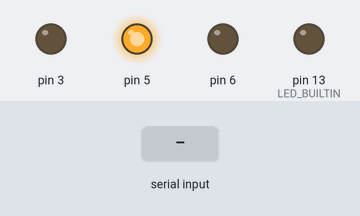
The sketch below on a simulated Arduino Uno, built with avr-gcc and run on an emulated ATmega328P. On the bench: output pins drawn as LEDs (lit = HIGH). Inputs (shaded band) come from the test bench. What the sketch prints to the serial monitor is not drawn.

Above: at 1.2 s.
1.3 s: "1\n" received over Serial
Timing chart, 0 to 4.3 s (numbered marks = the images above; inputs shaded):
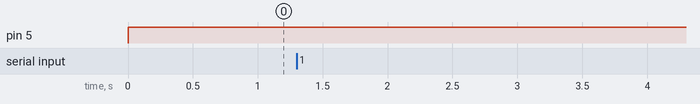

The sketch:

jsontest.ino
```cpp
#include <ArduinoJson.h>
char json[128];
// Allocate the JSON document
//
// Inside the brackets, 200 is the capacity of the memory pool in bytes.
// Don't forget to change this value to match your JSON document.
// Use arduinojson.org/v6/assistant to compute the capacity.
StaticJsonDocument<200> doc;

void setup() {
  // Initialize serial port
  Serial.begin(38400);
  Serial.setTimeout(50);
  pinMode(LED_BUILTIN, OUTPUT);
  pinMode(3, OUTPUT);
  pinMode(5, OUTPUT);
  pinMode(6, OUTPUT);
  while (!Serial) continue;

}

void loop() {
  digitalWrite(5, HIGH);
  digitalWrite(6, LOW);
  if (Serial.available()) {
    Serial.readBytesUntil('\n', json, 128);
    // Deserialize the JSON document
    deserializeJson(doc, json);

    if (doc["led"]) {
      // Turn on LED
      digitalWrite(LED_BUILTIN, HIGH);
    }
    else if (doc["led"] == false) {
      // Turn off LED
      digitalWrite(LED_BUILTIN, LOW);
    }
    analogWrite(3, 255.0 * abs((double)doc["leftStick"]));

    serializeJson(doc, Serial);
    Serial.println();
  }
/*
  // Fetch values.
  //
  // Most of the time, you can rely on the implicit casts.
  // In other case, you can do doc["time"].as<long>();
  const char* sensor = doc["sensor"];
  long time = doc["time"];
  double latitude = doc["data"][0];
  double longitude = doc["data"][1];

  // Print values.
  Serial.println(sensor);
  Serial.println(time);
  Serial.println(latitude, 6);
  Serial.println(longitude, 6);
  */
}
```

Measured:
- after the input at 1.3 s, every drawn part: stays the same
